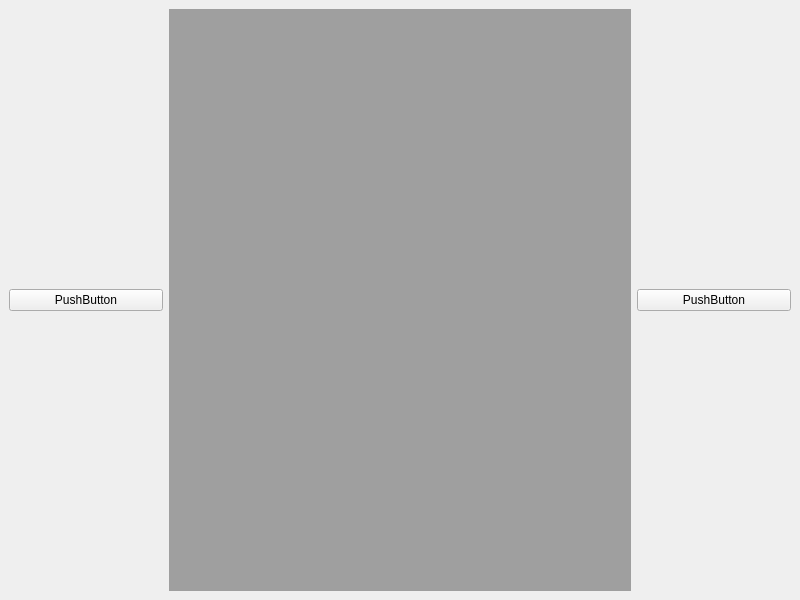
<?xml version="1.0" encoding="UTF-8"?>
<ui version="4.0">
 <class>MainWindow</class>
 <widget class="QMainWindow" name="MainWindow">
  <property name="geometry">
   <rect>
    <x>0</x>
    <y>0</y>
    <width>800</width>
    <height>600</height>
   </rect>
  </property>
  <property name="windowTitle">
   <string>MainWindow</string>
  </property>
  <widget class="QWidget" name="centralwidget">
   <layout class="QHBoxLayout" name="horizontalLayout" stretch="2,6,2">
    <item>
     <widget class="QPushButton" name="pushButton">
      <property name="text">
       <string>PushButton</string>
      </property>
     </widget>
    </item>
    <item>
     <widget class="QMdiArea" name="mdiArea"/>
    </item>
    <item>
     <widget class="QPushButton" name="pushButton_2">
      <property name="text">
       <string>PushButton</string>
      </property>
     </widget>
    </item>
   </layout>
  </widget>
 </widget>
 <resources/>
 <connections/>
</ui>
